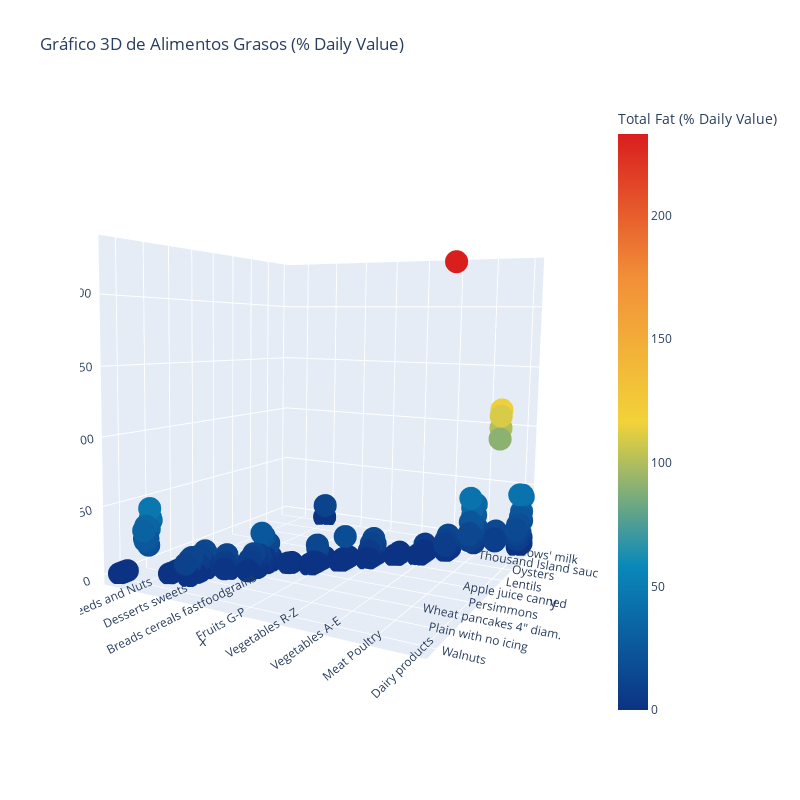

The cell this chart's notebook holds for it:
### Markdown cell above
# Introducción a los Gráficos de Dispersión 3D

Los gráficos de dispersión 3D permiten representar datos en tres ejes (X, Y, Z) para mostrar relaciones entre tres variables. En este caso, se utiliza para visualizar la relación entre:
- **Categoría de alimentos** (eje X),
- **Nombres de los alimentos** (eje Y),
- **Contenido de grasa** (eje Z).

Aunque estos gráficos no siempre generan inferencias profundas, son visualmente atractivos y pueden ofrecer una perspectiva única de los datos.

## Proceso

1. **Variables Elegidas**:
   - Eje X: `Category` (Categoría del alimento).
   - Eje Y: `Food` (Nombre del alimento).
   - Eje Z: `Fat` (Contenido de grasa).

2. **Configuración del Gráfico**:
   - Cada marcador representa un alimento.
   - El tamaño y color del marcador reflejan el contenido de grasa.
   - Se utiliza una barra de colores para indicar los valores de grasa.

3. **Visualización**:
   - Se crea un gráfico interactivo en 3D usando Plotly.

### Code cell
import plotly.graph_objects as go
import plotly.offline as py

# Crear un gráfico 3D de dispersión
trace1 = go.Scatter3d(
    x=nutrients['Category'].values,  # Eje X
    y=nutrients['Food'].values,      # Eje Y
    z=nutrients['Fat'].values,       # Eje Z
    text=nutrients['Food'].values,   # Información adicional al pasar el ratón
    mode='markers',
    marker=dict(
        sizemode='diameter',
        sizeref=750,  # Escala del tamaño de los marcadores
        color=nutrients['Fat'].values,  # Colorear según contenido de grasa
        colorscale='Portland',  # Paleta de colores
        colorbar=dict(title='Total Fat (% Daily Value)'),  # Barra de colores
        line=dict(color='rgb(255, 255, 255)')  # Borde blanco en marcadores
    )
)

# Configurar el diseño del gráfico
data = [trace1]
layout = dict(
    height=800,
    width=800,
    title='Gráfico 3D de Alimentos Grasos (% Daily Value)'
)

# Combinar datos y diseño
fig = dict(data=data, layout=layout)

# Mostrar gráfico interactivo
py.iplot(fig, filename='3DBubble')

### Figure 1 — Plotly figure (JSON) as saved in the notebook; plotly's stock layout.template omitted (floating-point values rounded to 4 significant figures; data arrays with more than 128 entries replaced by an {"elided": "..."} marker saying what was removed)
{"data": [{"marker": {"color": {"elided": "331 int values"}, "colorbar": {"title": {"text": "Total Fat (% Daily Value)"}}, "colorscale": [[0, "rgb(12,51,131)"], [0.25, "rgb(10,136,186)"], [0.5, "rgb(242,211,56)"], [0.75, "rgb(242,143,56)"], [1, "rgb(217,30,30)"]], "line": {"color": "rgb(255, 255, 255)"}, "sizemode": "diameter", "sizeref": 750}, "mode": "markers", "text": {"elided": "331 str values"}, "type": "scatter3d", "x": {"elided": "331 str values"}, "y": {"elided": "331 str values"}, "z": {"elided": "331 int values"}}], "layout": {"height": 800, "scene": {"aspectmode": "auto", "aspectratio": {"x": 1, "y": 1, "z": 1}, "camera": {"center": {"x": 0, "y": 0, "z": 0}, "eye": {"x": -1.08, "y": 2.058, "z": 0.2472}, "projection": {"type": "perspective"}, "up": {"x": -0.3481, "y": 0.6831, "z": 0.642}}}, "title": {"text": "Gráfico 3D de Alimentos Grasos (% Daily Value)"}, "width": 800}}
